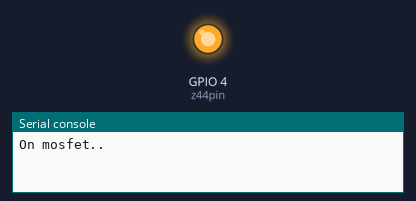
The program below on a simulated ESP32 board running MicroPython. On the bench: output pins drawn as LEDs (lit = HIGH), the last lines printed to the serial console.

Above: at 5.0 s.
At 15.0 s:
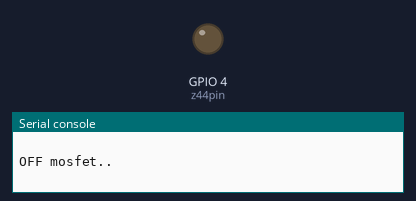
Timing chart, 0 to 26.0 s (numbered marks = the images above):
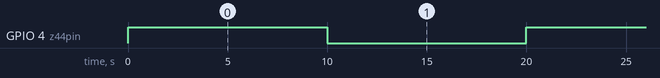

The program:

main.py
```python
from machine import Pin
from utime import sleep

z44pin = Pin(4, Pin.OUT)

while(1):
    print("On mosfet..\n")
    z44pin.value(1)
    sleep(10)
    print("OFF mosfet..\n")
    z44pin.value(0)
    sleep(10)


     
```

Measured:
- by itself, GPIO 4 (z44pin): alternates HIGH for 10.0 s and LOW for 10.0 s
